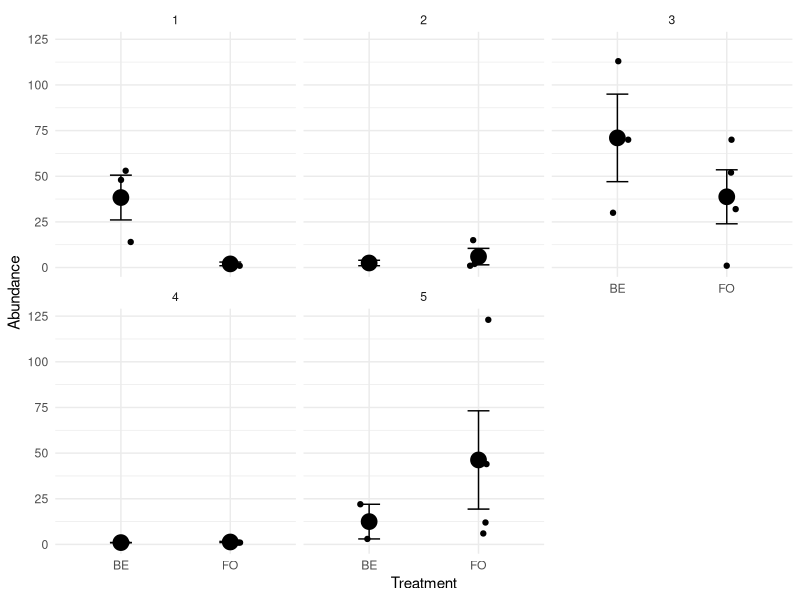
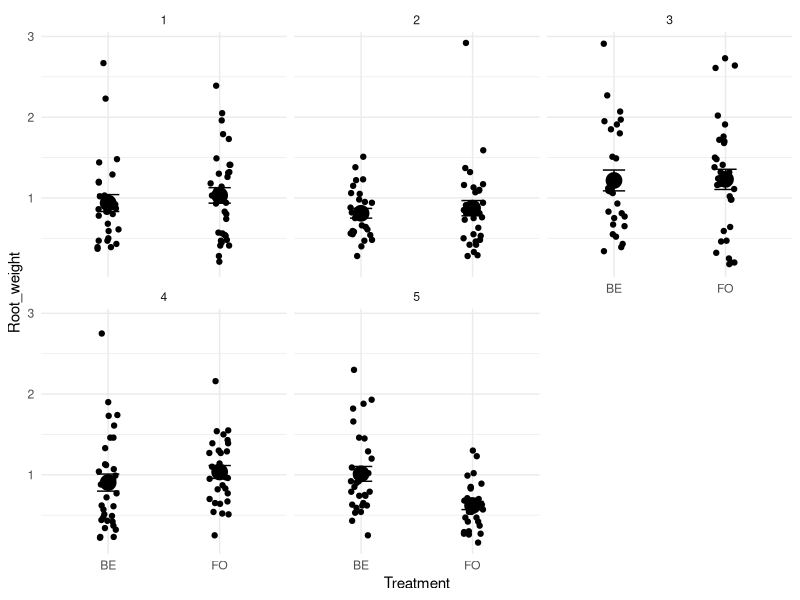
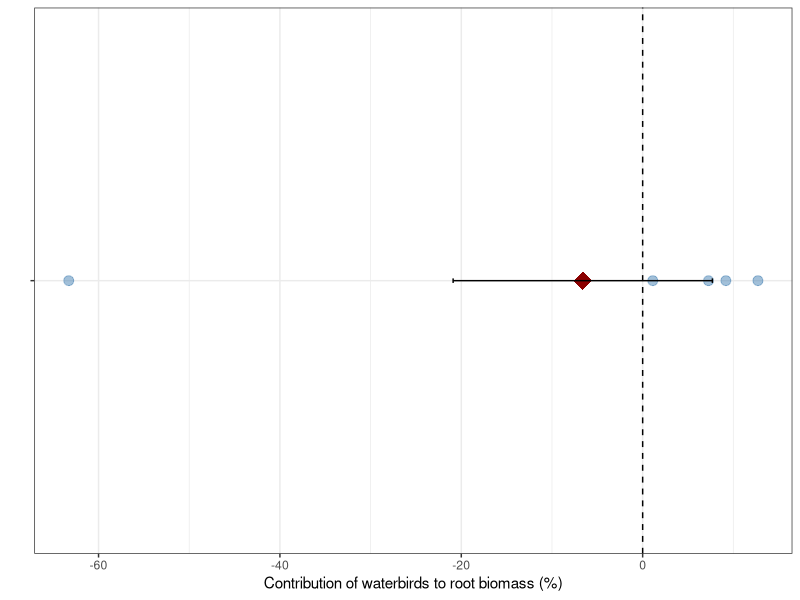
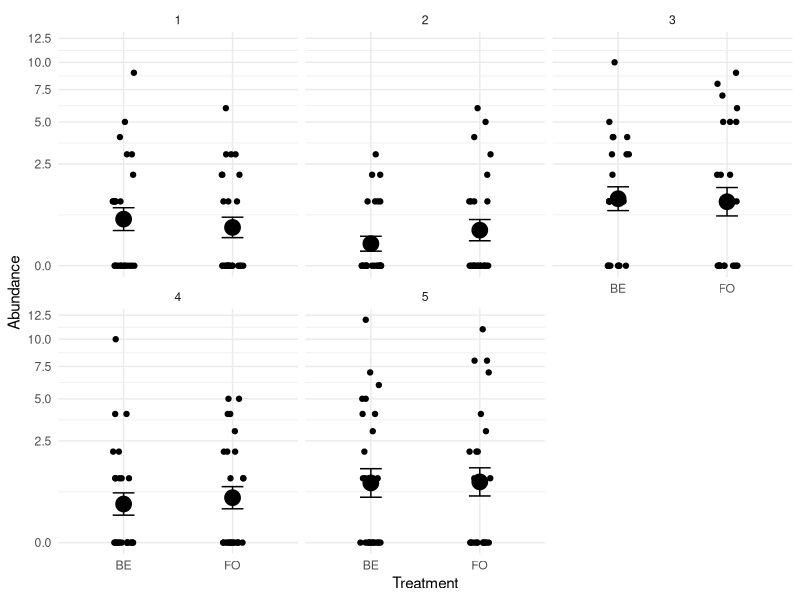
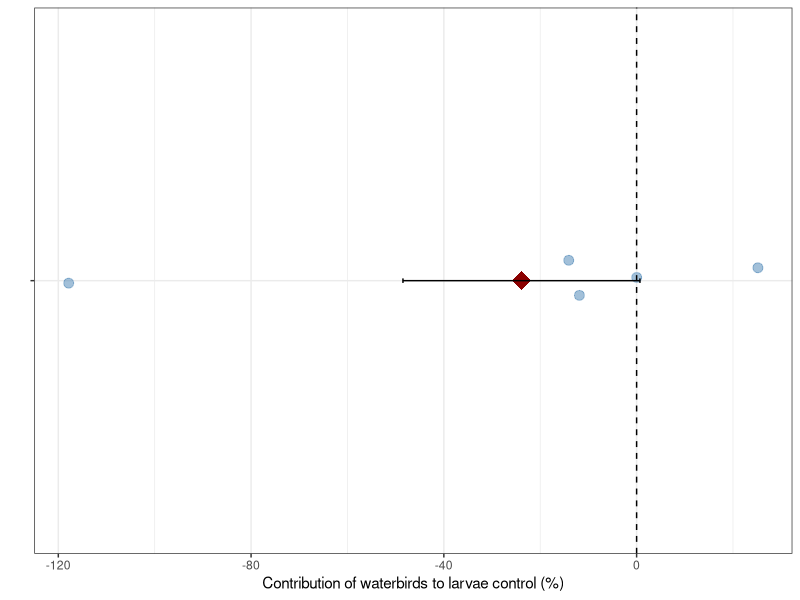
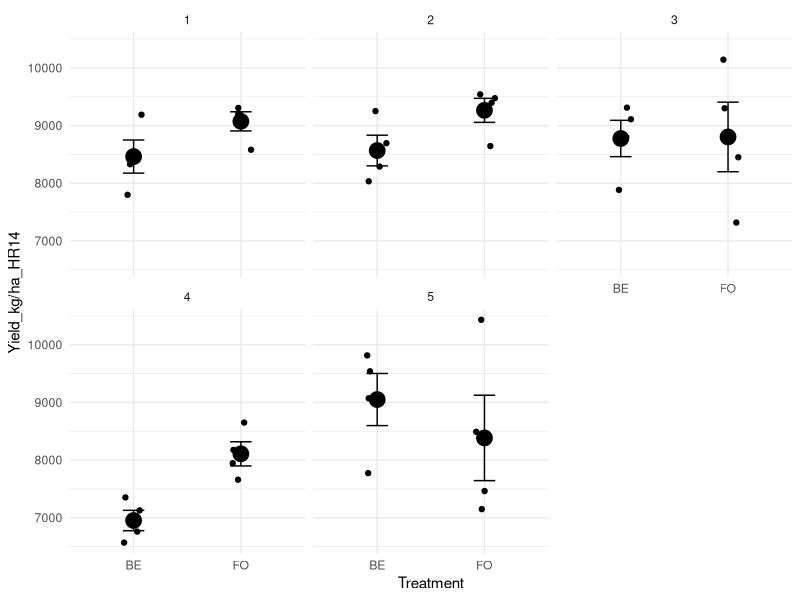
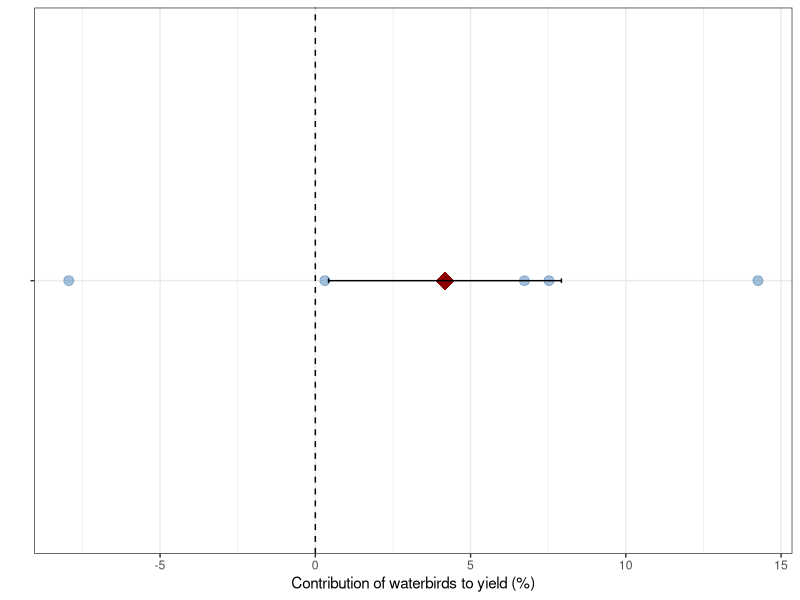
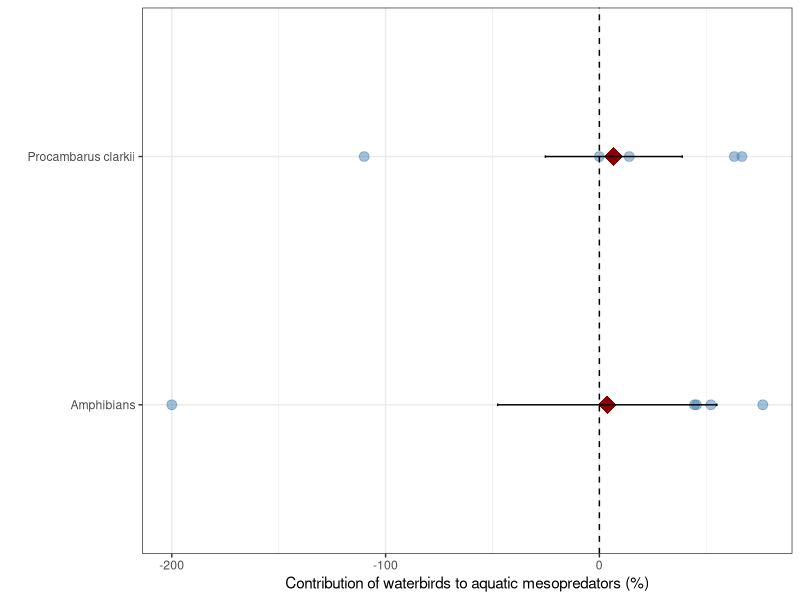

Write R code to recreate these figures, in order.
rm(list=ls())

library(tidyverse)

lisso_abundance <- read_csv2("data/modified/Lisso_abundance.csv")

lisso_filt <- lisso_abundance %>% 
  filter(Treatment %in% c("BE", "FO"))

ggplot(lisso_filt, aes(Treatment, Abundance)) +
  geom_jitter(width = 0.1, height = 0) +
  stat_summary(fun = mean, geom = "point", size = 5) +
  stat_summary(fun.data = "mean_se", geom = "errorbar", width = 0.2) +
  theme_minimal() +
  facet_wrap(~Field)



######################## ROOT BIOMASS ##################
root_biomass <- read_csv2("data/original/Root_dmg_tot.csv")
biomass_filt <- root_biomass %>% 
  filter(Date == "2025-06-30",
         Treatment %in% c("BE", "FO"),
         Root_weight < 3)


ggplot(biomass_filt, aes(Treatment, Root_weight)) +
  geom_jitter(width = 0.1, height = 0) +
  stat_summary(fun = mean, geom = "point", size = 5) +
  stat_summary(fun.data = "mean_se", geom = "errorbar", width = 0.2) +
  theme_minimal() +
  facet_wrap(~Field)


root_summ <- biomass_filt %>% 
  group_by(Field, Treatment) %>% 
  summarise(mean_root = mean(Root_weight))

root_wide <- root_summ %>%
  pivot_wider(
    id_cols = c(Field),
    names_from = Treatment,
    values_from = mean_root
  ) %>% 
  mutate(root_contribution = (((FO-BE)/(FO)))*100)

ggplot(root_wide, aes(x = "", y = root_contribution)) +
  geom_point(size = 3, alpha = 0.5, colour = "steelblue") +
  geom_hline(yintercept = 0, linetype = "dashed") +
  stat_summary(fun = "mean", geom = "point", shape = 18, size = 6, color = "darkred") +
  stat_summary(fun.data = "mean_se", geom = "errorbar", width = 0.01, color = "black") +
  #facet_wrap(~ funct_group,scale = "free_y") +
  labs(x = "",
       y = "Contribution of waterbirds to root biomass (%)") +
  theme_bw() +
  coord_flip()


########################LISSOROPTRHUS LARVAE##################
larvae <- read_csv2("data/original/Larvae.csv")
larvae_filt <- larvae %>% 
  filter(Treatment %in% c("BE", "FO"))

ggplot(larvae_filt, aes(Treatment, Abundance)) +
  geom_jitter(width = 0.1, height = 0) +
  stat_summary(fun = mean, geom = "point", size = 5) +
  stat_summary(fun.data = "mean_se", geom = "errorbar", width = 0.2) +
  theme_minimal() +
  facet_wrap(~Field) +
  scale_y_sqrt()

larvae_summ <- larvae_filt %>% 
  group_by(Field, Treatment) %>% 
  summarise(mean_larvae = mean(Abundance, na.rm =T))

larvae_wide <- larvae_summ %>%
  pivot_wider(
    id_cols = c(Field),
    names_from = Treatment,
    values_from = mean_larvae
  ) %>% 
  mutate(larvae_control_contribution = (((BE-FO)/(BE)))*100)

ggplot(larvae_wide, aes(x = "", y = larvae_control_contribution)) +
  geom_jitter(width = 0.05, size = 3, alpha = 0.5, colour = "steelblue") +
  geom_hline(yintercept = 0, linetype = "dashed") +
  stat_summary(fun = "mean", geom = "point", shape = 18, size = 6, color = "darkred") +
  stat_summary(fun.data = "mean_se", geom = "errorbar", width = 0.01, color = "black") +
  #facet_wrap(~ funct_group,scale = "free_y") +
  labs(x = "",
       y = "Contribution of waterbirds to larvae control (%)") +
  theme_bw() +
  coord_flip()


#################YIELD############################
yield <- read_csv2("data/original/Yield.csv")
yield_filt <- yield %>% 
  filter(Treatment %in% c("BE", "FO"))


ggplot(yield_filt, aes(Treatment, `Yield_kg/ha_HR14`)) +
  geom_jitter(width = 0.1, height = 0) +
  stat_summary(fun = mean, geom = "point", size = 5) +
  stat_summary(fun.data = "mean_se", geom = "errorbar", width = 0.2) +
  theme_minimal() +
  facet_wrap(~Field)

yield_summ <- yield_filt %>% 
  group_by(Field, Treatment) %>% 
  summarise(mean_yield = mean(`Yield_kg/ha_HR14`))

yield_wide <- yield_summ %>%
  pivot_wider(
    id_cols = c(Field),
    names_from = Treatment,
    values_from = mean_yield
  ) %>% 
  mutate(yield_contribution = (((FO-BE)/(FO)))*100)

ggplot(yield_wide, aes(x = "", y = yield_contribution)) +
  geom_point(size = 3, alpha = 0.5, colour = "steelblue") +
  geom_hline(yintercept = 0, linetype = "dashed") +
  stat_summary(fun = "mean", geom = "point", shape = 18, size = 6, color = "darkred") +
  stat_summary(fun.data = "mean_se", geom = "errorbar", width = 0.01, color = "black") +
  #facet_wrap(~ funct_group,scale = "free_y") +
  labs(x = "",
       y = "Contribution of waterbirds to yield (%)") +
  theme_bw() +
  coord_flip()



t.test(yield_wide$FO, yield_wide$BE, paired = TRUE)

################MESOFAUNA EFFECTS ###############

Aquatic_predators <- read_csv2("data/modified/Aquatic_predators.csv")

#Filtering data
Aquatic_predators2 <- Aquatic_predators %>%
  filter(!is.na(Aquatic_predators$Taxa),
         #Stage != "RENAC",
         #Date < "2025-06-30",
         Treatment %in% c("BE", "FO"))
Aquatic_predators3 <- Aquatic_predators2 %>% 
  mutate(funct_group = case_when(
    Taxa %in% c("Pelophylax perezi", "Epidalea calamita") ~ "Amphibians",
    Taxa %in% c("Misgurnus anguillicaudatus", "Carassius sp", "Pseudorasbora sp",
                "Mugil sp", "Alburnus alburnus", "Gobio lozanoi" ) ~ "Fish",
    TRUE ~ "Procambarus clarkii")) %>% 
  group_by(Field, Treatment, funct_group) %>%
  filter(funct_group != "Fish") %>% 
  summarise(Abundance = sum(Abundance)) %>%
  ungroup()


predator_wide <- Aquatic_predators3 %>%
  pivot_wider(
    id_cols = c(Field, funct_group),
    names_from = Treatment,
    values_from = Abundance
  ) %>% 
  mutate(control_contribution = (((BE-FO)/(BE)))*100)

predator_wide


ggplot(predator_wide, aes(x = funct_group, y = control_contribution)) +
  geom_point(size = 3, alpha = 0.5, colour = "steelblue") +
  geom_hline(yintercept = 0, linetype = "dashed") +
  stat_summary(fun = "mean", geom = "point", shape = 18, size = 6, color = "darkred") +
  stat_summary(fun.data = "mean_se", geom = "errorbar", width = 0.01, color = "black") +
  #facet_wrap(~ funct_group,scale = "free_y") +
  labs(x = "",
       y = "Contribution of waterbirds to aquatic mesopredators (%)") +
  theme_bw() +
  coord_flip()




################ EMERGENCE EFFECTS ###############

emergence <- read_csv2("data/original/Emergence.csv")
emergence_filt <- emergence %>% 
  filter(Treatment %in% c("BE", "FO")) %>% 
  group_by(Field, Treatment, Taxa) %>% 
  summarise(Abundance = sum (Abundance))


ggplot(emergence_filt, aes(x = Treatment, y = Abundance)) +
  geom_jitter(width = 0.05, height = 0) +
  stat_summary(fun = "mean", geom = "point", shape = 18, size = 3, color = "red") +
  stat_summary(fun.data = "mean_se", geom = "errorbar", width = 0.2, color = "red") +
  facet_wrap(~ Taxa + Field,scale = "free_y") +
  labs(title = "Boxplot of Abundance by treatment",
       x = "Treatment",
       y = "Abundance") +
  theme_bw()

